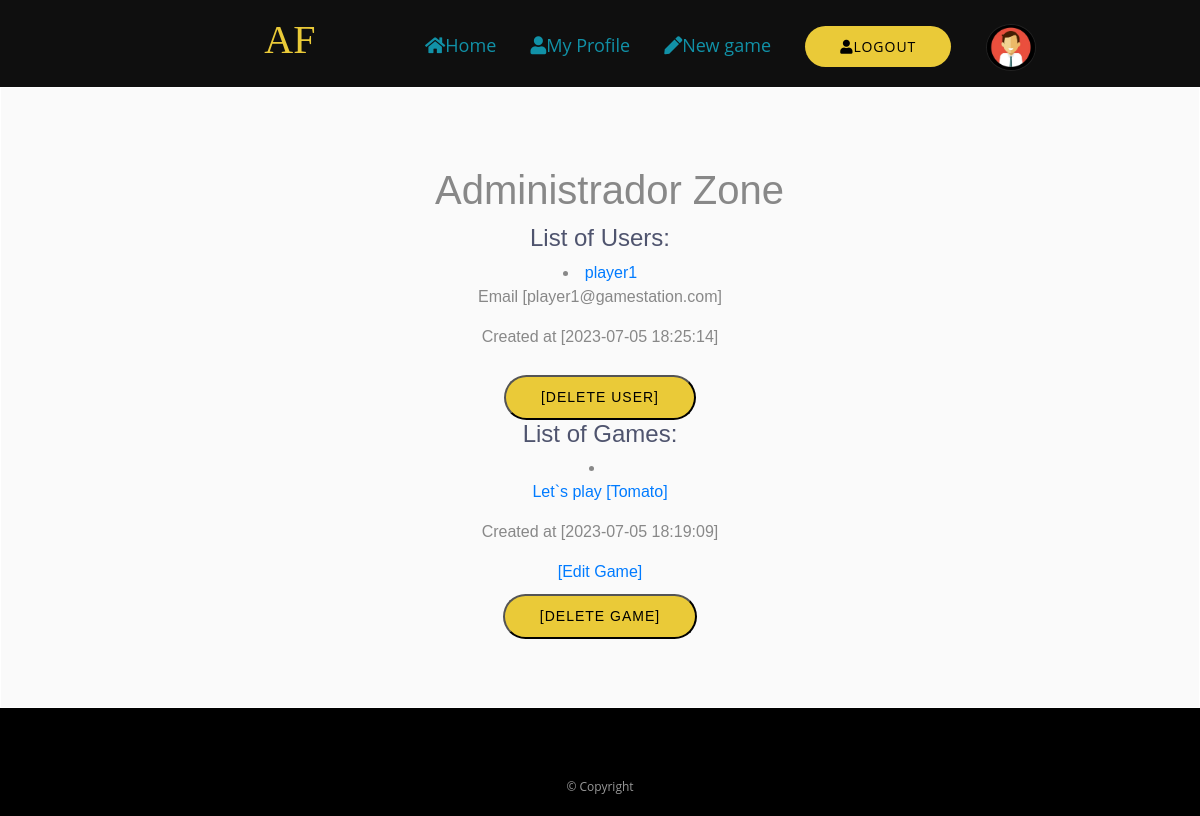
The page /admin (signed in) on the database its author committed.
### tables this page shows
CREATE TABLE `users` (
  `user_id` int(10) UNSIGNED NOT NULL,
  `name` varchar(64) NOT NULL,
  `created_at` timestamp NOT NULL DEFAULT current_timestamp() ON UPDATE current_timestamp(),
  `email` varchar(252) NOT NULL,
  `password` varchar(255) NOT NULL,
  `is_admin` tinyint(1) NOT NULL,
  `image` varchar(128) NOT NULL
);

CREATE TABLE `games` (
  `game_id` int(10) UNSIGNED NOT NULL,
  `name` varchar(64) NOT NULL,
  `description` text NOT NULL,
  `image` varchar(128) NOT NULL,
  `created_at` timestamp NOT NULL DEFAULT current_timestamp() ON UPDATE current_timestamp(),
  `lat1` decimal(9,7) NOT NULL,
  `lon1` decimal(9,7) NOT NULL,
  `lat2` decimal(9,7) NOT NULL,
  `lon2` decimal(9,7) NOT NULL,
  `vel1` int(10) NOT NULL,
  `vel2` int(10) NOT NULL
);

### controller/admin.php (called while the page is built, shortened)
<?php
    require("model/users.php");
    require("model/games.php");
    $modelUsers = new Users;
    $modelGames = new Games;
    $users = $modelUsers->getUsers();
    $games = $modelGames->getGames();
    require("view/admin.php");
?>

### index.php (called while the page is built, shortened)
<?php
    $url_parts = explode("/", $_SERVER["REQUEST_URI"]);
    $controller = "games";
    if( !empty($url_parts[1]) ) {
        $controller = $url_parts[1];
    }
    require("controller/" .$controller. ".php")
?>

### model/base.php (called while the page is built, shortened)
<?php
    class Base {
        public function __construct() {
            $this->db = new PDO("mysql:host=localhost;dbname=trophygames;charset=utf8mb4", "root", "");
        }
    }
?>

### model/users.php (called while the page is built, shortened)
<?php
    require_once("base.php");
    class Users extends Base {
        public function getUsers() {
            $query = $this->db->prepare("
                SELECT user_id, name, email, image, created_at
                FROM users
                WHERE is_admin = 0
                ORDER BY name ASC
            ");
            $query->execute();
            return $query->fetchAll( PDO::FETCH_ASSOC );
        }
    }
?>

### model/games.php (called while the page is built, shortened)
<?php
    require_once("base.php");
    class Games extends Base {
        public function getGames() {
            $query = $this->db->prepare("
                SELECT *
                FROM games
                ORDER BY created_at DESC
            ");
            $query->execute();
            return $query->fetchAll( PDO::FETCH_ASSOC );
        }
    }
?>

### view/admin.php (the view, shortened to what this page needs)
<!DOCTYPE html>
<html lang="pt">
    <head>
        <link rel="stylesheet" href="https://stackpath.bootstrapcdn.com/bootstrap/4.4.1/css/bootstrap.min.css"
>
        <link rel="stylesheet" href="https://cdnjs.cloudflare.com/ajax/libs/font-awesome/5.13.0/css/all.min.css"
 />
        <link rel="stylesheet" href="../css/styles.css">
    </head>
    <body>
<?php
    if( isset($_SESSION["is_admin"]) ) {
        include("headeradmin.php");
    }
?>
<section id="formulariologin">
                <div class="col-md-12 text-center mt-5 mb-5">
                <div class="wrap">
        <h1>Administrador Zone</h1>
        <div>
            <h2>List of Users:</h2>
<?php
    foreach($users as $user) {
        echo '
        <li>
            <a href="' .BASE_PATH. 'users/' .$user["user_id"]. '">' .$user["name"]. '</a>
            <p>Email [' .$user["email"]. ']</p>
            <p>Created at [' .$user["created_at"]. ']</p>';
            echo '
            <form method="post" action="' .BASE_PATH. 'profileinteract/delete">
                <input type="hidden" name="user" value="' .$user["user_id"]. '">
                <input type="hidden" name="image" value="' .$user["image"]. '">
                <button type="submit" onclick="return confirm(' ."'". 'Do you want delete this user?' ."'". ');"  name="send"> [Delete User] </button>
            </form>
        </li>
        ';
    }
?>
<h2>List of Games:</h2>
<?php
    foreach($games as $game) {
        echo '
        <li>
            <a href="' .BASE_PATH. 'games/' .$game["game_id"]. '"><p>Let`s play [' .$game["name"]. ']</p></a>
            <p>Created at [' .$game["created_at"]. ']</p>
        ';
        echo '
        <a href="' .BASE_PATH. 'gameinteract/editgame/' .$game["game_id"]. '"> [Edit Game] </a>
            <form method="post" action="' .BASE_PATH. 'gameinteract/deletegame">
            <input type="hidden" name="adminDelete" value="' .$game["game_id"]. '">
            <input type="hidden" name="image" value="' .$game["image"]. '">
            <button type="submit" onclick="return confirm(' ."'". 'Do you want delete this game?' ."'". ');"  name="send"> [Delete Game] </button>
            </form>
        </li>
        ';
    }
?>
    </div>
    </div>
            </section>
<?php
          include("footer.php");
?>
    </body>
</html>

### css/styles.css (style rules this page uses)
html, body { font-family: 'Open Sans', sans-serif; height: auto; background-color: #000000; }
#formulariologin { background: rgb(250,250,250); border: 1px solid rgb(255,255,255); font-family: 'Work Sans', sans-serif; height: fit-content; color: #888888; }
#formulariologin h2 { color: #4f546e; font-size: 2vw; }
#formulariologin .wrap { margin: auto; width: 350px; padding-top: 20px; padding-bottom: 20px; border-radius: 5px; }
#formulariologin .wrap h1 { margin: auto; justify-content: center; width: max-content; padding: 10px; }
#formulariologin .wrap button { display: inline-block; text-transform: uppercase; font-size: 14px; color: #000000; background: #eaca38; padding: 10px 35px; border-radius: 25px; border-color: #000000; transition: all .2s; letter-spacing: 1px; margin-top: 10px; }
.wrap button { display: inline-block; text-transform: uppercase; font-size: 14px; color: #000000; background: #eaca38; padding: 10px 35px; border-radius: 25px; border-color: #000000; transition: all .2s; letter-spacing: 1px; margin-top: 10px; }

### rows shown on the page
users: name "player1", email "player1@gamestation.com", created_at "2023-07-05 18:25:14"
games: name "Tomato", created_at "2023-07-05 18:19:09"
